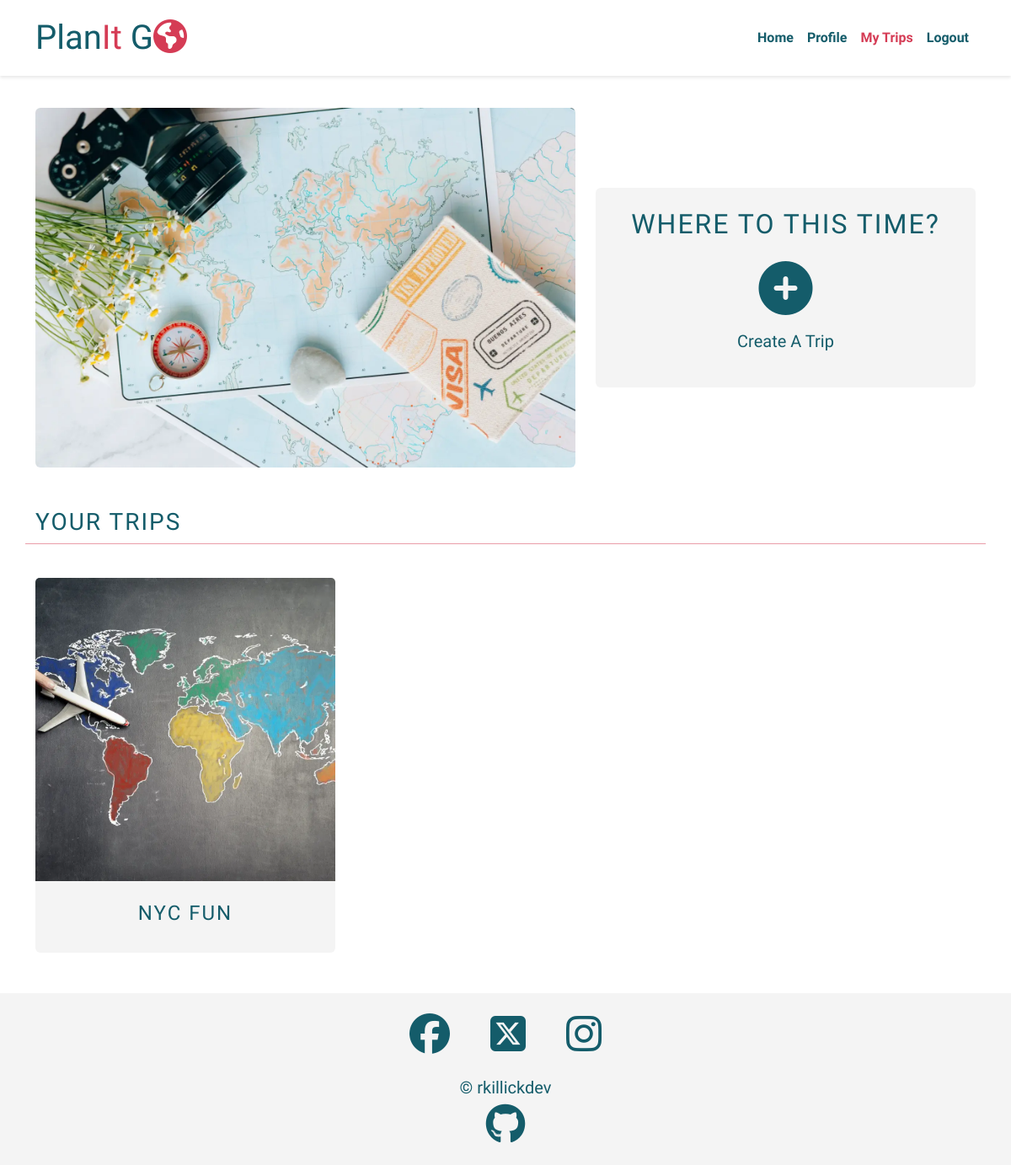
Before: /trips/trip_list (signed in) with the older database file.
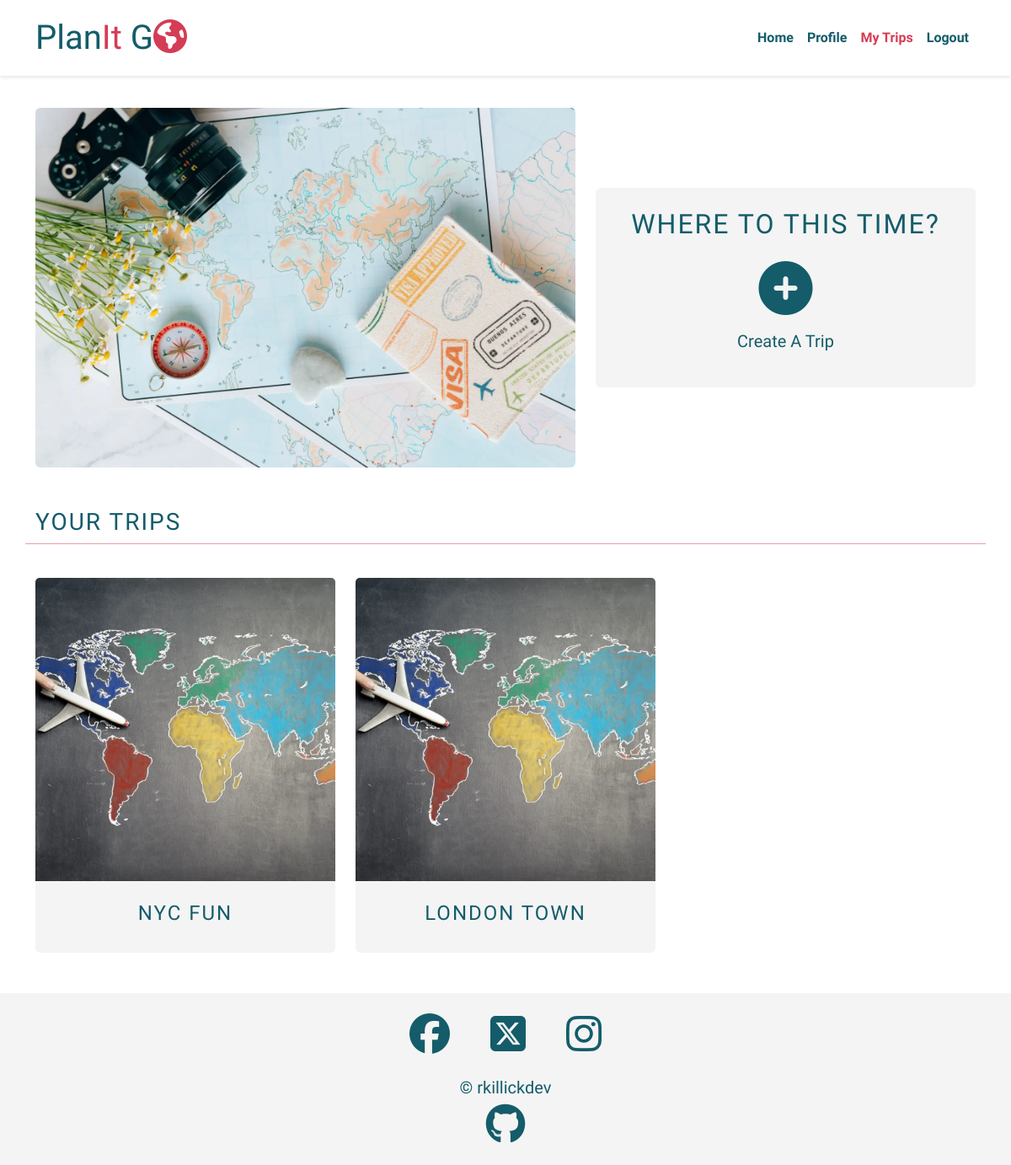
After: the same page with the newer database file.
### trips/models.py (models this page shows, shortened)
class Trip(models.Model):
    profile = models.ForeignKey(
        Profile, on_delete=models.CASCADE, related_name="trips"
    )
    location = models.ForeignKey(
        Location, on_delete=models.CASCADE, related_name="trips"
    )
    title = models.CharField(max_length=30, unique=True)
    slug = models.SlugField(max_length=30, unique=True)
    description = models.TextField(blank=True)
    trip_image = CloudinaryField(
        "image",
        default="placeholder",
        transformation={
            "width": "1500",
            "height": "1000",
            "crop": "fill",
            "gravity": "auto",
            "fetch_format": "auto",
            "quality": "auto",
            "dpr": "auto",
            "responsive": True,
        },
        folder="/images/trips",
        format="webp",
    )
    start_date = models.DateField(blank=True, null=True)
    end_date = models.DateField(blank=True, null=True)
    created_on = models.DateTimeField(auto_now_add=True)
    is_complete = models.BooleanField(default=False)
    places = models.ManyToManyField(
        Place, related_name="trip_place", blank=True
    )
    class Meta:
        ordering = ["-start_date"]

### trips/views.py (the view)
# urls.py: path("trip_list", TripListView.as_view(), name="trip_list"),
class TripListView(LoginRequiredMixin, ListView):
    model = Trip
    context_object_name = "trip_list"
    def get_queryset(self):
        return Trip.objects.filter(profile=self.request.user.profile).order_by(
            "-start_date"
        )

### locations/models.py (called while the page is built)
    def __str__(self):
        return self.city

### trips/templates/trips/trip_list.html (shortened to what this page needs)
{% extends "base.html" %}
{% block content %}
{% load static %}
<section id="trip-actions"
         class="mt-7">
  <div class="container">
    <div class="row mb-5 gy-4 flex-wrap-reverse">
      <div class="col-lg-7 d-flex flex-column justify-content-center">
        <div class="image-container">
          {% if request.user.is_staff %}
            <img src="{% static 'images/map-laptop-admin-1500x1000-compress.webp'%}"
                alt="A silhouette of a world map is displayed on a laptop screen"
                class="img-fluid rounded">
          {% else %}
            <img src="{% static 'images/map-planner-camera-compress.webp'%}"
                alt="A desk with camera, compass, maps, flowers and a passport
                spread across"
                class="img-fluid rounded">
          {% endif %}
        </div>
      </div>
      <div class="col-lg-5 d-flex flex-column justify-content-center">
        <div class="text-container rounded p-4 d-flex flex-column justify-content-center bg-secondary text-center gap-3">
          {% if request.user.is_staff %}
            <h2>Work to do? </h2>
            <div class="d-flex flex-column gap-3">
              <a href="{% url 'locations'%}" class="link-transform" aria-label="Click to navigate to admin page"><i class="fa-solid fa-circle-plus fa-4x"></i></a>
              <p class="lead">Add A Destination</p>
            </div>
          {% else %}
            {% if trip_list.count == 0 and not request.user.profile.screen_name %}
            <i class="text-primary fa-solid fa-earth-americas fa-4x"></i>
              <h2>Adventure Awaits...</h2>
              <p>Congratulations for signing up. You're almost ready to start
                planning your adventures. We would love to know a bit more about you
                and your travels. Click below to add some personal touches to your
                profile</p>
              <div class="d-flex flex-column gap-3">
                <a href="{% url 'update_profile' request.user.profile.id %}"
                   class="icon-link button-link m-auto link-transform">
                  <i class="fa-solid fa-circle-plus fa-4x"
                     role="img"
                     aria-label="Click to create a profile"></i>
                </a>
                <p class="lead fw-semibold">Create A Profile</p>
              </div>
            {% else  %}
              {% if trip_list.count == 0 %}
                <h2>Start Planning</h2>
              {% else %}
                <h2>Where to this time?</h2>
              {% endif %}
              <div class="d-flex flex-column gap-3">
                <a href="{% url 'create_trip' %}"
                  class="link-transform button-link m-auto">
                  <i class="fa-solid fa-circle-plus fa-4x"
                    role="img"
                    aria-label="Click to create a trip"></i></a>
                <p class="lead fw-light">Create A Trip</p>
              </div>
            {% endif %}
          {% endif %}
        </div>
      </div>
    </div>
  </div>
</section>
{% if request.user.profile.screen_name %}
  <section id="trip-list" class="mb-5">
    <div class="container">
      {% if trip_list.count > 0 %}
        <div class="row">
          <h3>Your Trips</h3>
          <hr>
        </div>
        <div class="row">
          {% for trip in trip_list %}
            <div class="col-md-4 gy-4">
              <div class="image-clickable card border-0 bg-secondary text-center h-100">
                {% if 'placeholder' in trip.trip_image.url %}
                  <img src="{% static 'images/placeholders/trip-placeholder-globe-in-hand.webp' %}"
                      alt="Small globe held in the palm of a hand with mountains in the
                      background"
                      class="card-img-top img-fluid img-size-consistent">
                {% else %}
                  <img src="{{trip.trip_image.url}}"
                      alt="User uploaded image of {{trip.location}}"
                      class="card-img-top img-fluid img-size-consistent">
                {% endif %}
                <div class="card-body d-flex flex-column justify-content-center">
                  <h4 class="m-0 py-2">{{ trip.title }}</h4>
                </div>
              </div>
            </div>
          {% endfor %}
        </div>
      {% endif %}
    </div>
  </section>
{% endif %}
{% endblock %}

### templates/base.html (shortened to what this page needs)
{% load static %}
<!DOCTYPE html>
<html lang="en">
<head>
  <link rel="stylesheet"
        href="{% static 'css/min/bootstrap-min.css' %}">
  <link rel="stylesheet"
        type="text/css"
        href="https://cdnjs.cloudflare.com/ajax/libs/animate.css/3.5.2/animate.min.css">
  <link rel="stylesheet"
        href="{% static 'css/styles.css' %}">
</head>
<body class="d-flex flex-column min-vh-100 main-bg">
  {% include 'includes/nav.html' %}
  <main>
    {% block content %}{% endblock content %}
  </main>
  {% include 'includes/footer.html' %}
</body>
</html>

### templates/includes/nav.html (shortened to what this page needs)
<nav class="navbar navbar-expand-lg fixed-top navbar-light bg-light py-3">
  <div class="container">
    <a href="{% url 'home' %}"
       class="navbar-brand image-clickable">
      <h1 class="m-0">Plan<span class="text-primary">It</span> G<span><i class="text-primary fa-solid fa-earth-americas"></i></span></h1>
    </a>
    <div class="collapse navbar-collapse"
         id="navbarNavDropdown">
      <ul class="navbar-nav ms-auto">
        <li class="nav-item {% if request.user.is_staff %} d-none {% endif %}">
          <a href="{% url 'home' %}"
             class="nav-link
          {% if request.resolver_match.url_name == 'home' %} active {% endif %} fw-semibold">Home</a>
        </li>
        {% if user.is_authenticated %}
          {% if request.user.is_staff %}
            <li class="nav-item">
              <a href="{% url 'locations' %}"
                class="nav-link
                    {% if request.resolver_match.url_name == 'locations' %} active {% endif %} fw-semibold">Admin</a>
            </li>
          {% else %}
            <li class="nav-item">
              <a href="{% url 'update_profile' request.user.profile.id %}"
                class="nav-link
                  {% if request.resolver_match.url_name == 'update_profile' %} active {% endif %} fw-semibold">Profile</a>
            </li>
            <li class="nav-item">
              <a href="{% url 'trip_list' %}"
                class="nav-link
                    {% if request.resolver_match.url_name == 'trip_list' %} active {% endif %} fw-semibold">My Trips</a>
            </li>
          {% endif %}
          <li class="nav-item">
            <a href="{% url 'account_logout' %}"
              class="nav-link
              {% if request.resolver_match.url_name == 'account_logout' %} active {% endif %} fw-semibold">Logout</a>
          </li>
        {% endif %}
      </ul>
    </div>
  </div>
</nav>

### templates/includes/footer.html
<footer class="mt-auto bg-secondary">
  <div class="container">
    <div class="row mb-3">
      <div class="social-links d-flex justify-content-center pt-4 gap-5">
        <a href="http://facebook.com" class="link-transform" target="_blank" rel="noopener" aria-label="Visit our Facebook page (opens in a new tab)"><i class="fa-brands fa-facebook fa-3x"></i></a>
        <a href="http://twitter.com" class="link-transform" target="_blank" rel="noopener" aria-label="Visit our Twitter page (opens in a new tab)"><i class="fa-brands fa-square-x-twitter fa-3x"></i></a>
        <a href="http://instagram.com" class="link-transform" target="_blank" rel="noopener" aria-label="Visit our Instagram page (opens in a new tab)"><i class="fa-brands fa-instagram fa-3x"></i></a>
      </div>
    </div>
    <div class="row pb-4">
      <div class="d-flex flex-column justify-content-center pt-2 align-items-center gap-1">
        <p class="lead mb-auto">© rkillickdev</p>
        <a href="https://github.com/rkillickdev/plan-it-go" class="link-transform" target="_blank" rel="noopener" aria-label="Visit the developer's GitHub page (opens in a new tab)">
          <i class="fa-brands fa-github nav-icon fa-3x"></i>
      </a>
      </div>
    </div>
  </div>
</footer>

### static/css/styles.css (style rules this page uses)
* { box-sizing: border-box; padding: 0; margin: 0; }
a { text-decoration: none; color: inherit; }
ul { list-style-type: none; }
hr { color: var(--bs-primary); opacity: 0.5; }
h2, h3, h4 { text-transform: uppercase; letter-spacing: 2px; }
.button-link { width: fit-content; }
.link-transform { transition: all 0.15s ease; }
.navbar { box-shadow: 0 2px 4px 0 rgba(0, 0, 0, 0.1); }
.img-size-consistent { width: 100%; height: 30vw; object-fit: cover; }
.image-clickable { transition: all 0.15s ease; }

Changed rows visible on the page:
added Trip: title "LONDON TOWN"
